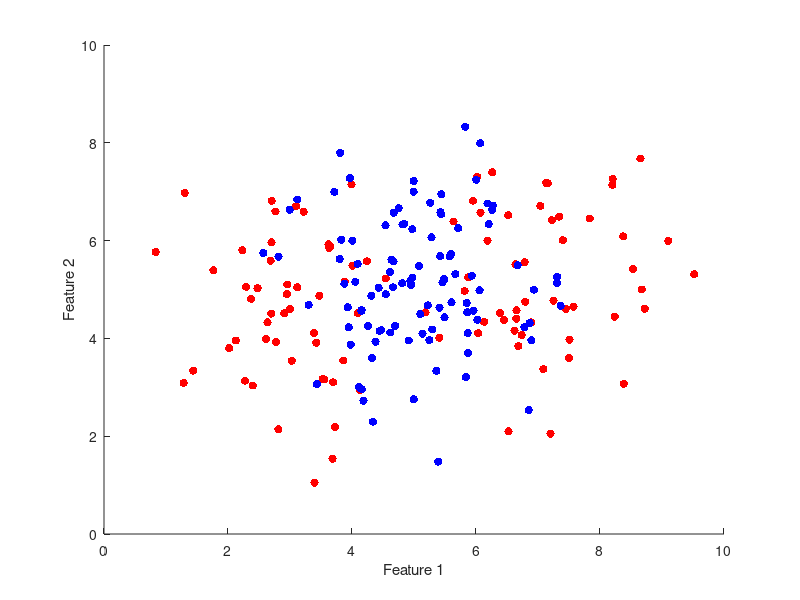

Here is the MATLAB script that generated this plot: (Note: this script raises an error after producing the figure.)
%Assignment3
close all
%Setting and Load Datas
nu=0.01;
nWA = 2;
nWB = 1;
lambdas = [0.5 0.5];
A = importdata('data_lvq_A(1).mat');
B = importdata('data_lvq_B(1).mat');


%% Plot the init data
figure;hold on;
scatter(A(:,1),A(:,2),'r','filled');
scatter(B(:,1),B(:,2),'b','filled');
xlabel('Feature 1');
ylabel('Feature 2');


%% Tag by class
data = [A;B];
data = [data,[zeros(size(A,1),1)+1;zeros(size(B,1),1)+2]];
data = data(randperm(size(data,1)),:); %shuffle the data


%% Training
[lambdasVector,w,trainingErrorVector] = RLVQ_learning(data,nu,nWA,nWB,lambdas);


%% Plot final prototypes
scatter(w(:,1),w(:,2),'g','filled');


%% Training Error and lambdas progress
figure; hold on;
subplot(1,2,1);
plot(trainingErrorVector);
axis([1 size(trainingErrorVector,1) 0 1])
xlabel('Epochs');
ylabel('Training Error(%)');
subplot(1,2,2);
plot(lambdasVector(:,:));
xlabel('Epochs');
ylabel('lambdas');